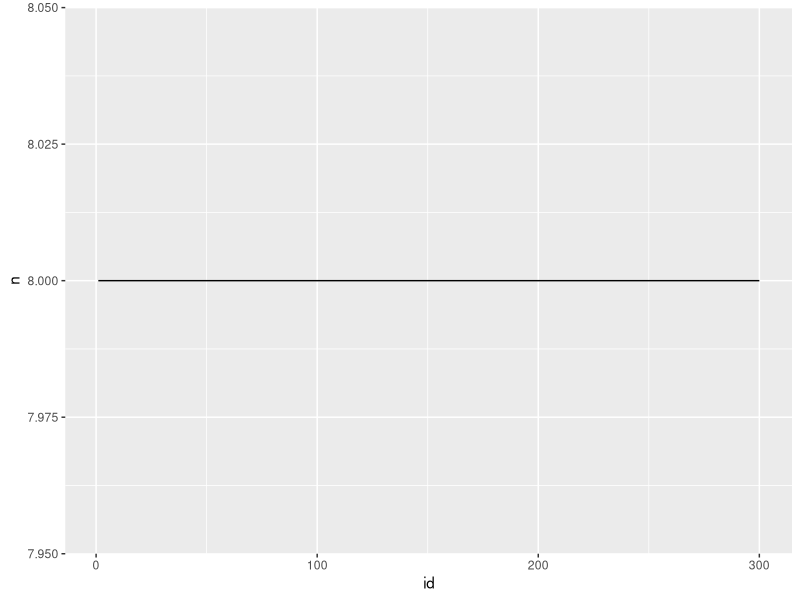
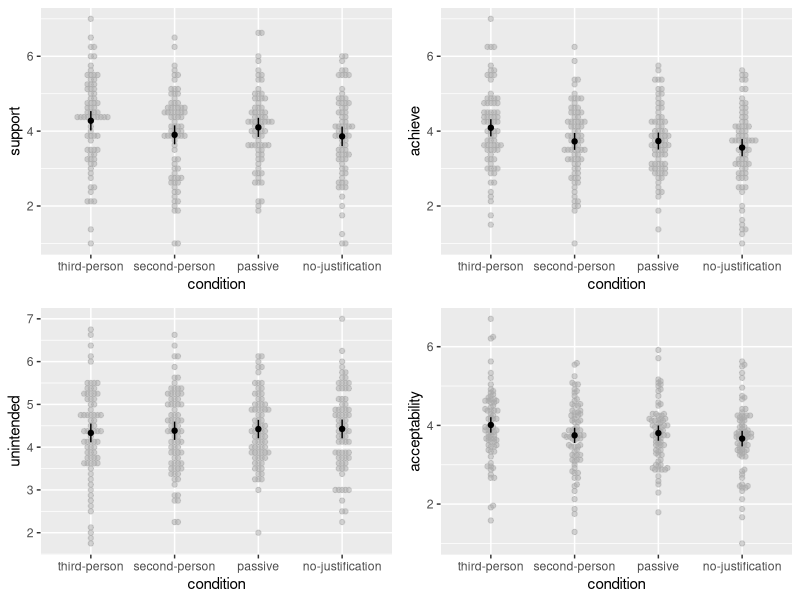

Generate these figures, in order, with R:
## ---- chunk 1
 library(knitr)
  opts_chunk$set(fig.path='figure/graphics-', 
                 cache.path='cache/graphics-', 
                 fig.align='center',
                 external=TRUE,
                 echo=TRUE,
                 warning=FALSE,
                 fig.pos='H'
                )
  a4width<- 8.3
  a4height<- 11.7
## ---- chunk 2
library('tidyverse')
library('emmeans')
library('afex')
library('cowplot')
## ---- chunk 3
d1 <- read_csv("cornwell_krantz_2014_s2.csv") %>%
  mutate(
    condition =
      factor(
        condition,
        levels = 1:4,
        labels = c("third-person", "second-person", "passive", "no-justification")
      ))
head(d1)
## ---- chunk 4
d1 %>% group_by(id) %>% summarise(n=n()) %>% ggplot(aes(x=id,y=n)) + geom_line()
## ---- chunk 5
d1 %>% group_by(condition) %>% summarise(n=n_distinct(id))
## ---- chunk 6
(t1 <- d1 %>% group_by(scenario,condition) %>% summarise(n=n()) %>% 
   pivot_wider(names_from=condition,values_from=n))

## ---- chunk 7
a1 <- aov_car(support ~ condition + Error(id), d1)
a2 <- aov_car(achieve ~ condition + Error(id), d1)
a3 <-  aov_car(unintended ~ condition + Error(id), d1)
## ---- chunk 8
a1
## ---- chunk 9
a2
## ---- chunk 10
a3
## ---- chunk 11
d1 <- d1 %>% mutate(acceptability=(support + achieve + (8-unintended))/3)
## ---- chunk 12
a4 <- aov_car(acceptability ~ condition + Error(id), d1)
a4
## ---- chunk 13
l1 <- lm(acceptability ~ condition, d1)
car::Anova(l1,type=3)
## ---- chunk 14
d2 <- d1 %>% group_by(id,condition) %>% summarise(support=mean(support),achieve=mean(achieve),unintended=mean(unintended),
                                                  acceptability=mean(acceptability))
head(d2)
## ---- chunk 15
l2 <- lm(acceptability ~ condition, d2)
car::Anova(l2,type=3)
## ---- chunk 16
p1 <- afex_plot(a1,'condition')
p2 <- afex_plot(a2,'condition')
p3 <- afex_plot(a3,'condition')
p4 <- afex_plot(a4,'condition')
plot_grid(p1,p2,p3,p4,nrow=2)
## ---- chunk 17
c1 <- list(III_v_other=c(1,-1/3,-1/3,-1/3))
## ---- chunk 18
c2 <- list(III_v_II=c(1,-1,0,0))
## ---- chunk 19
c3 <- list(III_v_IIandP=c(1,-1/2,-1/2,0))
## ---- chunk 20
c4 <- list(II_v_other=c(-1/3,1,-1/3,-1/3))
## ---- chunk 21
c5 <- list(NJ_v_III=c(-1,0,0,1))
c6 <- list(NJ_v_II=c(0,-1,0,1))
c7 <- list(NJ_v_P=c(0,0,-1,1))
## ---- chunk 22
(e1 <- emmeans(a2,'condition'))
## ---- chunk 23
(e2 <- emmeans(a4,'condition'))
## ---- chunk 24
contrasts = list(c1,c2,c3,c4,c5,c6,c7)
## ---- chunk 25
for (c in contrasts) {
  print(contrast(e1,c))
}
## ---- chunk 26
for (c in contrasts) {
  print(contrast(e2,c,adjust='holm'))
}
## ---- chunk 27
for (c in contrasts) {
  print(contrast(e1,c,adjust='holm'))
}
## ---- chunk 28
for (c in contrasts) {
  print(contrast(e2,c,adjust='holm'))
}
## ---- chunk 29
c8 <- list(IIInII_v_NJnP=c(1/2,1/2,-1/2,-1/2))
c9 <- list(III_v_NJnP=c(1,0,-1/2,-1/2))
c10 <- list(II_v_NJnP=c(0,1,-1/2,-1/2))
contrasts2 <- list(c2,c8,c9,c10)
for (c in contrasts2) {
  print(contrast(e2,c,adjust='holm'))
}
## ---- chunk 30
e2
## ---- chunk 31
s1 <- d2 %>% group_by(condition) %>% summarise(avg=mean(acceptability),se1=sd(acceptability)/sqrt(n()))
s1
## ---- chunk 32
summary(lm(acceptability~condition,d2))
## ---- chunk 33
(s2 <- d2 %>% group_by(condition) %>% summarise(mean=mean(acceptability),se2=(0.861/sqrt(n()))))
## ---- chunk 34
e2
